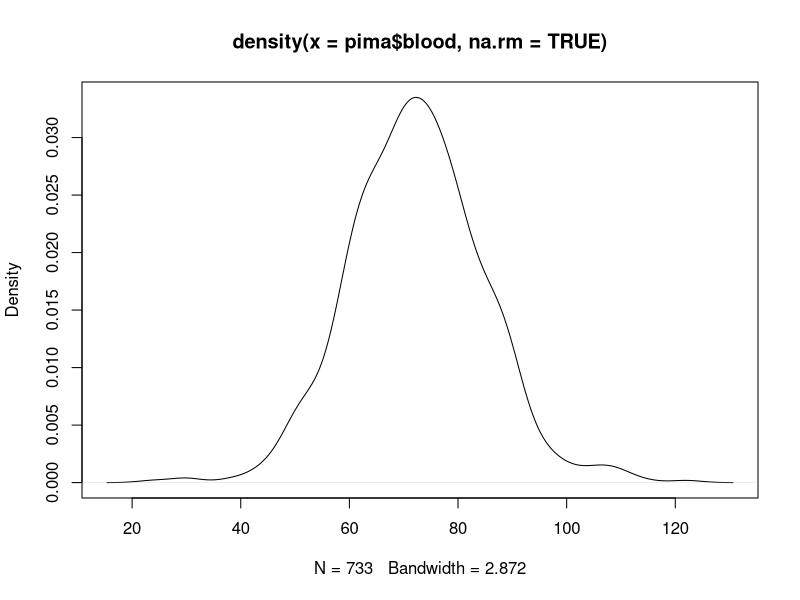
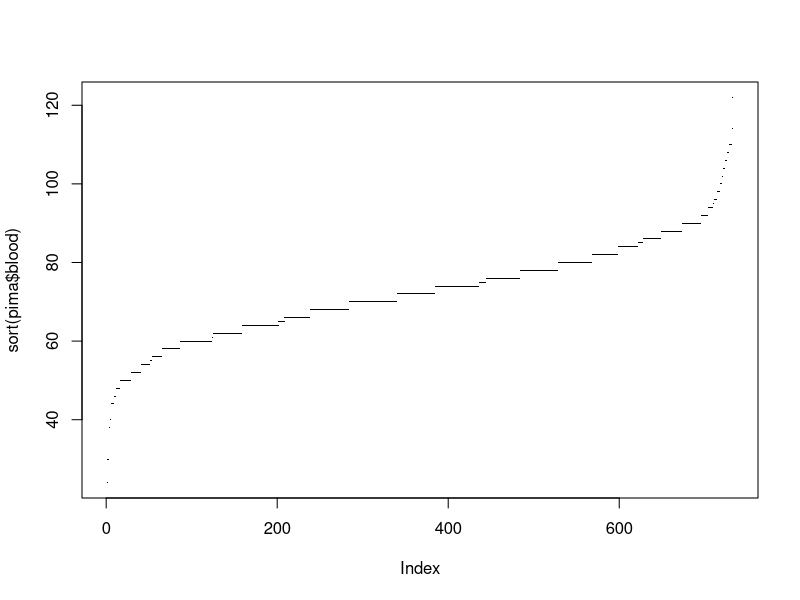
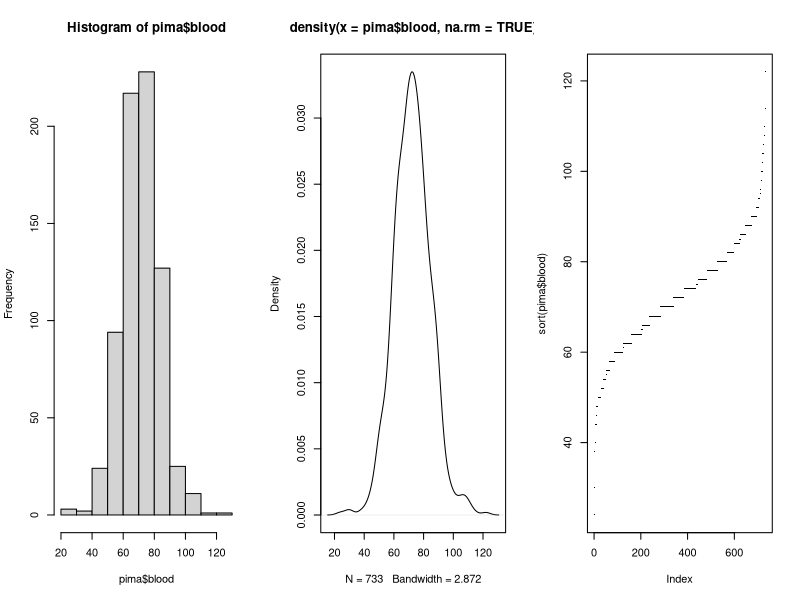
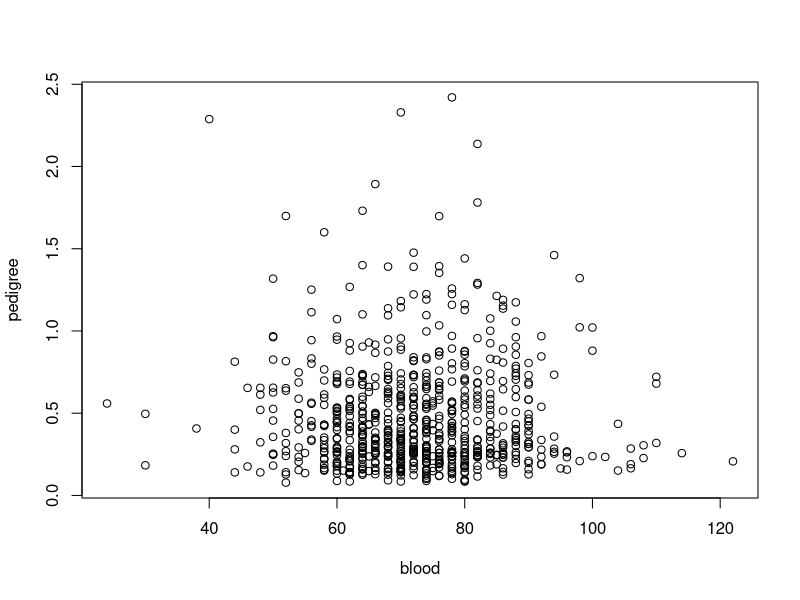
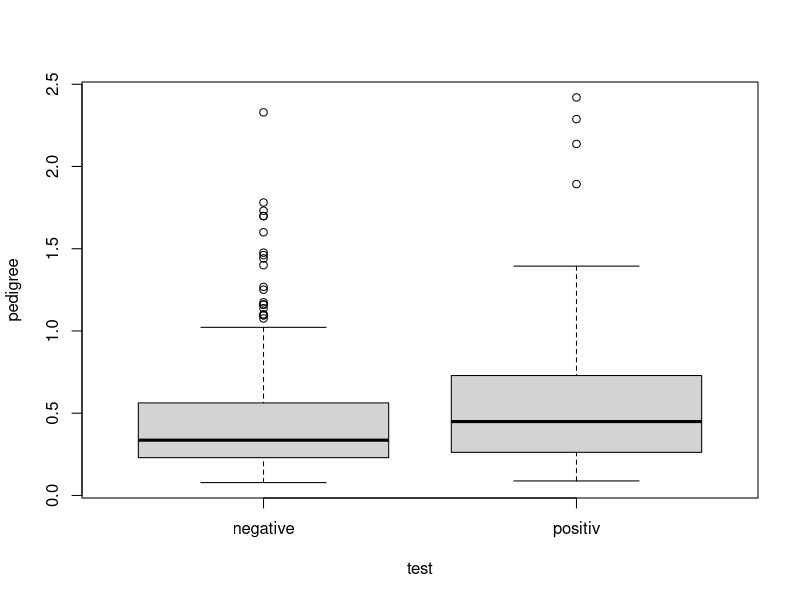

Source code (R) for these figures, in order:
pima <- read.table('pama.txt',sep = "", header=T)
summary(pima)
sort(pima$blood)
#NA: not aavailable, NAN:not a number,null:empty
pima$blood[pima$blood == 0] <- NA
# set zero values in the variable blood to "NA", where
# "==" means "equal" in R
pima$glucose[pima$glucose == 0] <- NA
# set zero values in the variable glucose to "NA"
pima$triceps[pima$triceps == 0] <- NA
# set zero values in the variable triceps to "NA"
pima$insulin[pima$insulin == 0] <- NA
# set zero values in the variable insulin to "NA"
pima$bmi[pima$bmi == 0] <- NA
# set zero values in the variable bmi to "NA"

pima$test <- factor(pima$test)
#summary(pima$test)
levels(pima$test)
levels(pima$test) <- c("negative", "positiv")
#levels(pima$test)

plot(density(pima$blood, na.rm=TRUE))
plot(sort(pima$blood), pch=".")

par(mfrow = c(1, 3)) 
hist(pima$blood)
plot(density(pima$blood, na.rm=TRUE))
plot(sort(pima$blood), pch=".")
par(mfrow = c(1, 1)) 

plot(pedigree ~ blood, pima)
plot(pedigree ~ test, pima)

